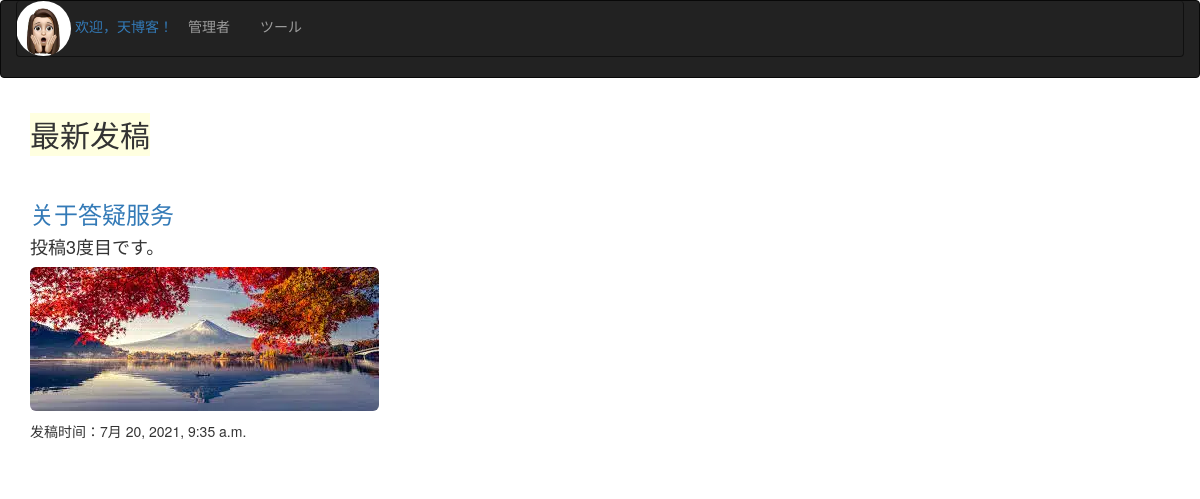
/, run on an earlier commit of the app's database.
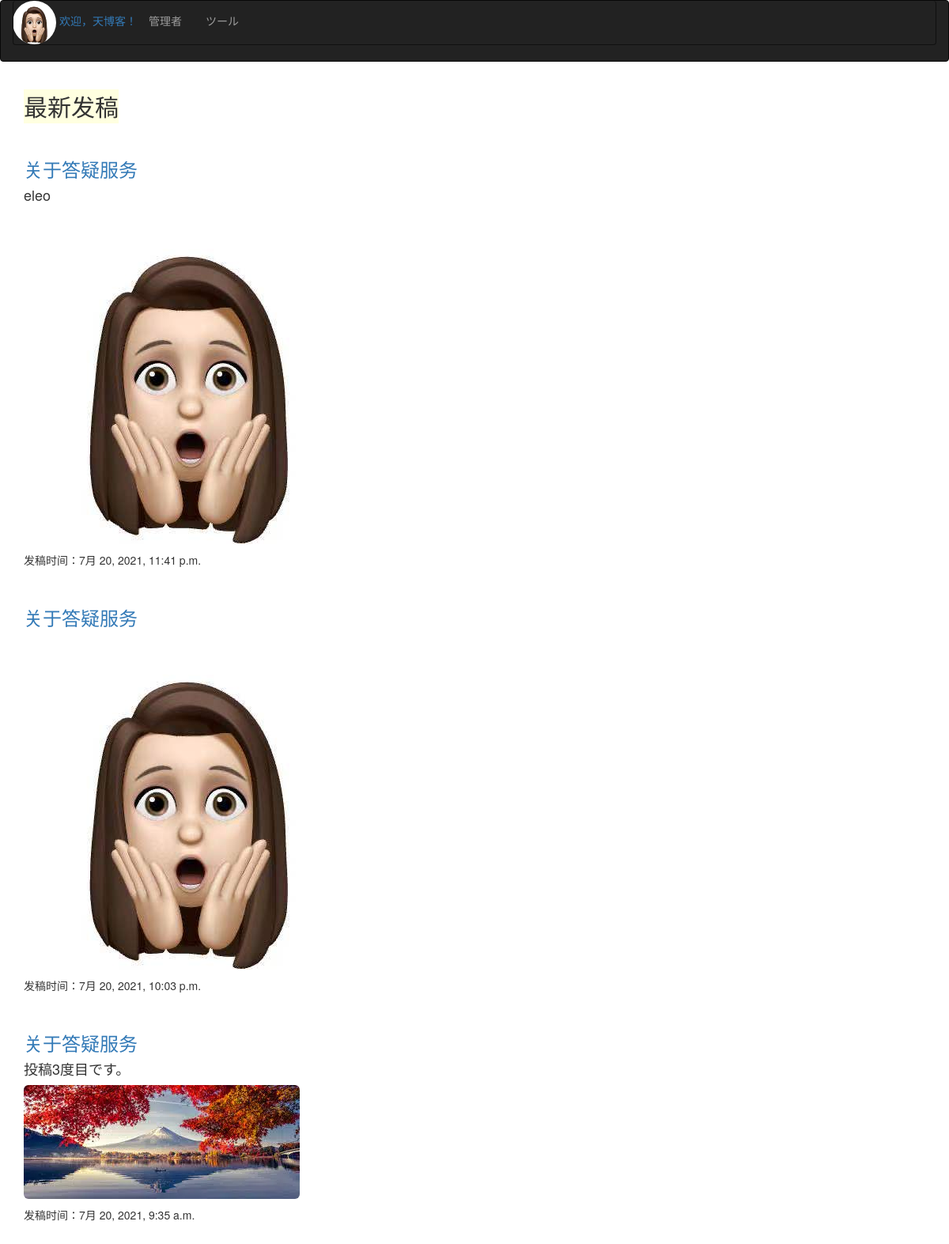
And on a later commit of the database.
### postapp/models.py (models this page shows, shortened)
class Post(models.Model):
    title = models.CharField(max_length=100, default="", blank=True, null=True, verbose_name="主题")
    published = models.DateTimeField(default=now, verbose_name="创建时间")
    image = models.ImageField(verbose_name="照片", upload_to="media/", default="", null=True)
    content = models.TextField(default="", blank=True, null=True, verbose_name="内容")
    def summary(self):
        return self.content[:30]

### postapp/views.py (the view)
# urls.py: path('', index),
def index(request):
    posts = Post.objects.order_by("-published").all()
    return render(request, "posts/index.html", {"posts": posts})

### postapp/templates/posts/index.html (shortened to what this page needs)
<!DOCTYPE html>
<html lang="en">
<head>
    <link rel="stylesheet" href="https://stackpath.bootstrapcdn.com/bootstrap/3.4.1/css/bootstrap.min.css">
</head>
<body>
    <nav class="navbar navbar-inverse">
        <div class="container-fluid">
            <div class="navbar-header">
              <a class="navbar-brand.no-padding" href="#">
                {% load static %}
                <img src="{% static '/postapp/yaoye.png' %}"style="max-height:55px;" class="img-circle d-inline-block align-top"/>
                欢迎，天博客！
              </a>
            </div>
            <div class="navbar navbar-collapse">
                <ul  class="nav navbar-nav">
                    <li class="nav-item dropdown">
                        <a href="admin/">管理者 <span class="sr-only">(current)</span></a></li>
                    <li class="nav-item dropdown">
                        <a href="todo/">ツール</a>
                </ul>
            </div>
        </div>
    </nav>
    <div class="container">
    <articl>
        <h2><span style="background-color: lightyellow;">最新发稿</span></h2><br>
        {% for post in posts %}
            <h3><a type="button" href="/page/?id={{ post.id }}">{{ post.title }}</a></h3>
            <h4><p>{{ post.summary }}</p></h4>
            <p><img src="{{ post.image.url }}" class='img-rounded' /></p>
             <p>发稿时间：{{ post.published }}</p><br>
        {% endfor %}
    </articl>
    </div>
</body>
</html>

What changed in the data, as far as the page shows it:
added Post: title "关于答疑服务", summary "eleo", image (picture), published "7月 20, 2021, 11:41 p.m."
added Post: title "关于答疑服务", image (picture), published "7月 20, 2021, 10:03 p.m."
